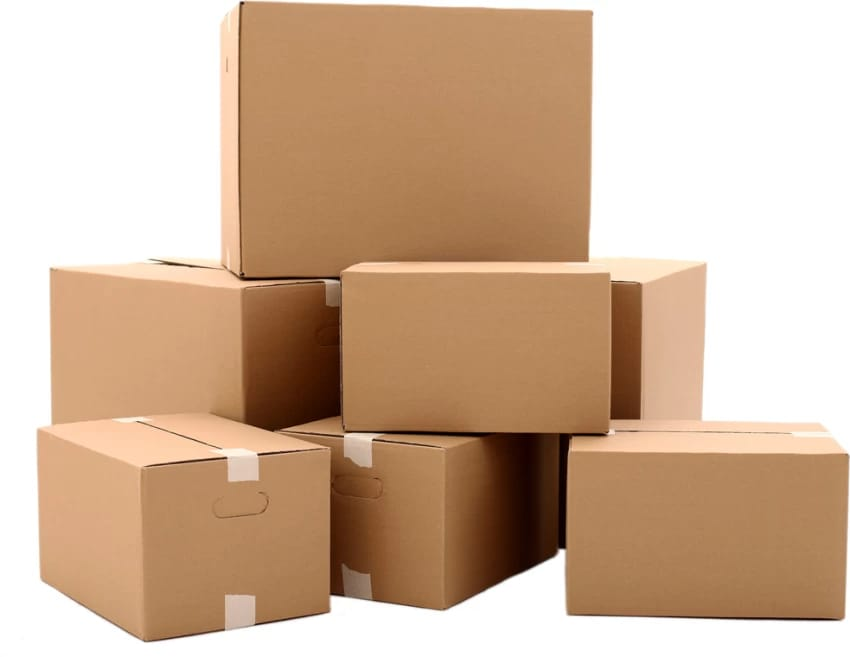
#> input picture Task1/obj4.jpg, 850 x 657 px
$ jupyter execute one.ipynb
#> lines starting #> are read from the running program, lines starting #| are printed output that depends on the picture; after the words box and inside, x2 and y2 are one past the last pixel; in counts of white or black regions, pixels touching at a corner belong together
Import libraries

[cell 1]
import cv2
import numpy as np
import matplotlib.pyplot as plt

[cell 2]
image = cv2.imread('obj4.jpg')
#> image is the input picture: shape (657, 850, 3); mean B, G, R 153.9, 178.3, 206.7
gray = cv2.cvtColor(image, cv2.COLOR_BGR2GRAY)
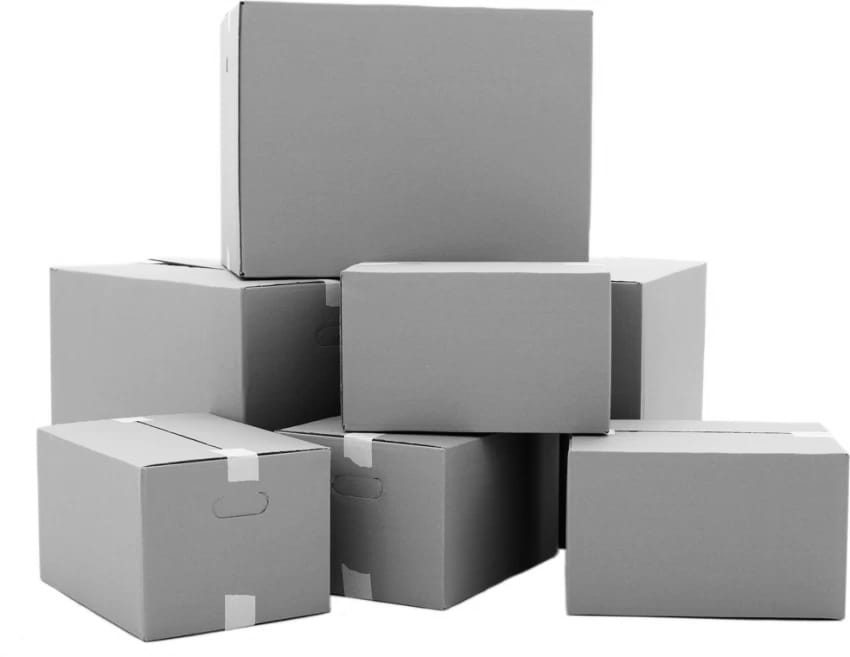
#> gray: shape (657, 850); min 2, max 255, mean 184
plt.imshow(gray, cmap='gray')

[cell 3]
blur = cv2.GaussianBlur(gray, (11, 11), 0)
plt.imshow(blur, cmap='gray')

[cell 4]
canny = cv2.Canny(blur, 30, 150, 3)
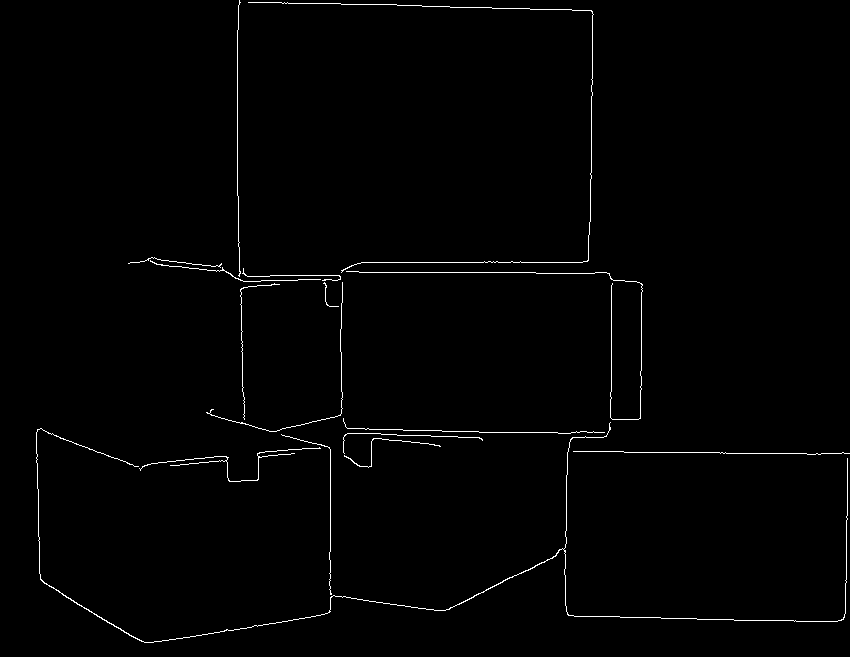
#> canny: shape (657, 850); 1% white in thin lines or dots
plt.imshow(canny, cmap='gray')

[cell 5]
dilated = cv2.dilate(canny, np.ones((5, 5), np.uint8), iterations=1)
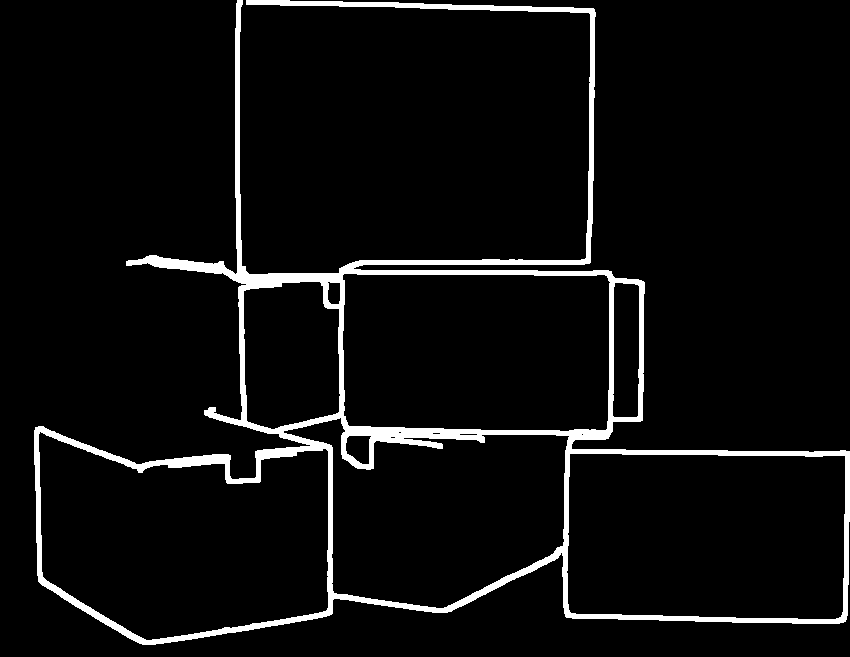
#> dilated: shape (657, 850); 5.2% white; 1 white region
(cnt, hierarchy) = cv2.findContours(
    dilated.copy(), cv2.RETR_EXTERNAL, cv2.CHAIN_APPROX_NONE)
#> cnt = 1 contour; box (x1, y1, x2, y2) and area: (34, 0, 850, 645) 208219

Calculate the average size of the contours

[cell 6]
contour_areas = [cv2.contourArea(c) for c in cnt]
#> contour_areas = [208219]
average_area = np.mean(contour_areas)
#> average_area = 208219
min_area = average_area / 2
#> min_area = 104109.5

Filter out small contours

[cell 7]
filtered_cnt = [c for c in cnt if cv2.contourArea(c) >= min_area]
#> filtered_cnt has the same summary as cnt

[cell 8]
rgb = cv2.cvtColor(image, cv2.COLOR_BGR2RGB)
cv2.drawContours(rgb, cnt, -1, (0, 255, 0), 2)
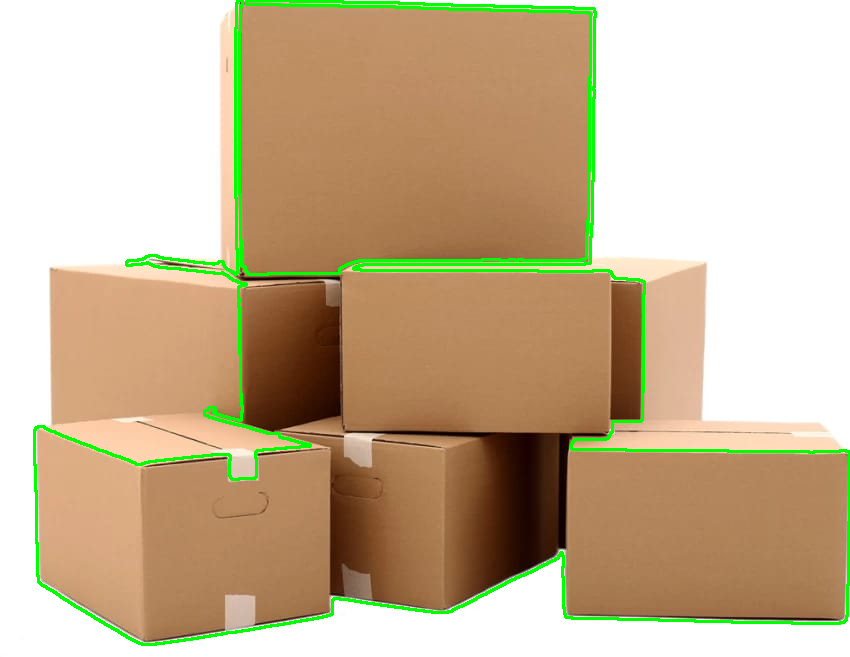
#> rgb: shape (657, 850, 3); mean R, G, B 200, 179.9, 148.7

[cell 9]
plt.imshow(rgb)

[cell 10]
print("boxes in the image : ", len(cnt))
#| boxes in the image :  1

$ run again, with Task1/obj1.jpg copied over Task1/obj4.jpg
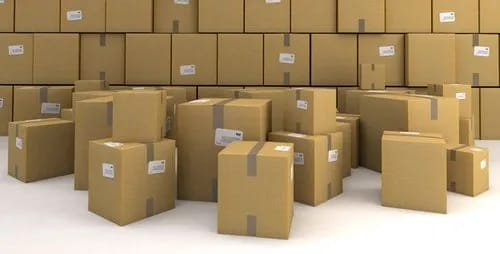
#> input picture Task1/obj1.jpg, 500 x 254 px
#> image is the input picture: shape (254, 500, 3); mean B, G, R 107.6, 144.3, 167.7
#> `canny = cv2.Canny(blur, 30, 150, 3)`:
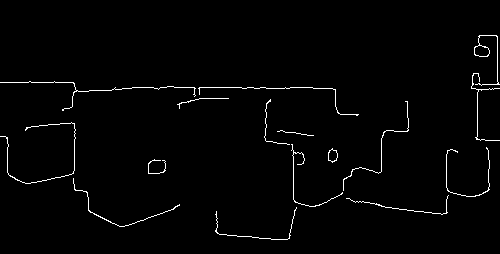
#> canny: shape (254, 500); 1.6% white in thin lines or dots, all inside (x1, y1, x2, y2) = (0, 35, 500, 240)
#> dilated: shape (254, 500); 8.8% white; 7 white regions
#> cnt = 7 contours; box (x1, y1, x2, y2) and area: (213, 97, 492, 242) 3589, (0, 79, 361, 118) 2156, (0, 120, 182, 229) 1734, (469, 33, 500, 143) 1247, (146, 157, 168, 176) 348, (326, 146, 340, 165) 199, (275, 128, 316, 138) 183
#> contour_areas = [348.5, 199, 183, 1734, 3589, 2155.5, 1247]
#> average_area = 1350.9
#> min_area = 675.4
#> filtered_cnt = 4 contours; box (x1, y1, x2, y2) and area: (213, 97, 492, 242) 3589, (0, 79, 361, 118) 2156, (0, 120, 182, 229) 1734, (469, 33, 500, 143) 1247
#> `cv2.drawContours(rgb, cnt, -1, (0, 255, 0), 2)`:
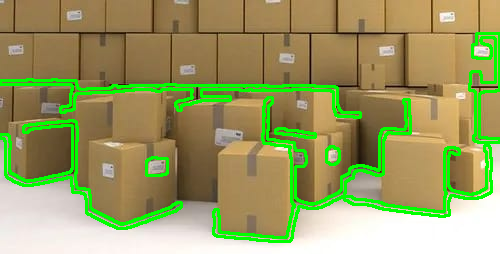
#> rgb: shape (254, 500, 3); mean R, G, B 153.1, 156.2, 98.4
#| boxes in the image :  7

$ run again, with Task1/obj3.jpg copied over Task1/obj4.jpg
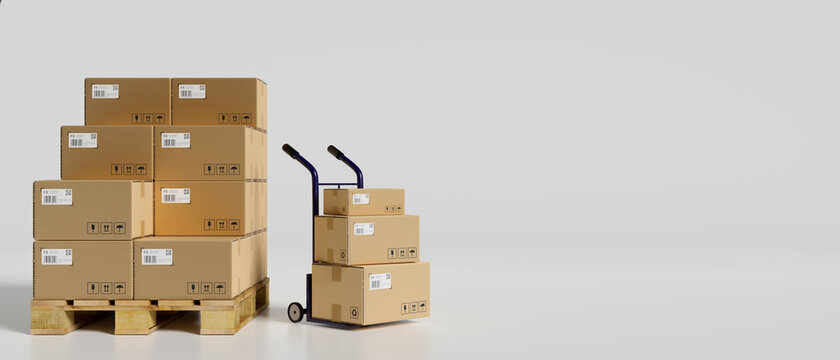
#> input picture Task1/obj3.jpg, 840 x 360 px
#> image is the input picture: shape (360, 840, 3); mean B, G, R 184, 194, 201.5
#> `canny = cv2.Canny(blur, 30, 150, 3)`:
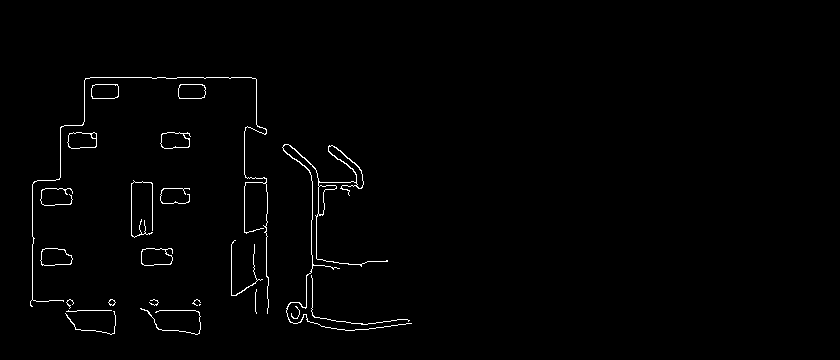
#> canny: shape (360, 840); 1.1% white in thin lines or dots, all inside (x1, y1, x2, y2) = (30, 77, 412, 335)
#> dilated: shape (360, 840); 5.8% white; 12 white regions
#> cnt = 12 contours; largest, box (x1, y1, x2, y2) and area: (28, 75, 271, 337) 6672, (280, 142, 414, 333) 5202, (138, 297, 203, 337) 1540, (129, 178, 155, 240) 1436, (38, 186, 75, 208) 708
#> contour_areas = [1540.5, 700, 658, 612.5, 707.5, 1436.5, 5201.5, 619.5, 610.5, 542.5, 545, 6672.5]
#> average_area = 1653.9
#> min_area = 826.9
#> filtered_cnt = 4 contours; box (x1, y1, x2, y2) and area: (28, 75, 271, 337) 6672, (280, 142, 414, 333) 5202, (138, 297, 203, 337) 1540, (129, 178, 155, 240) 1436
#> `cv2.drawContours(rgb, cnt, -1, (0, 255, 0), 2)`:
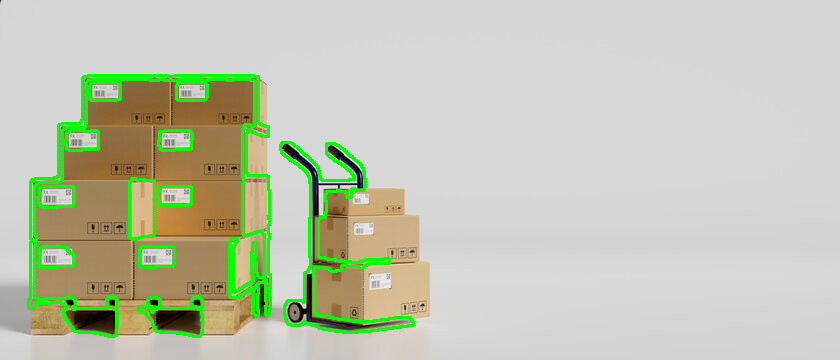
#> rgb: shape (360, 840, 3); mean R, G, B 193.7, 198.5, 178.7
#| boxes in the image :  12
